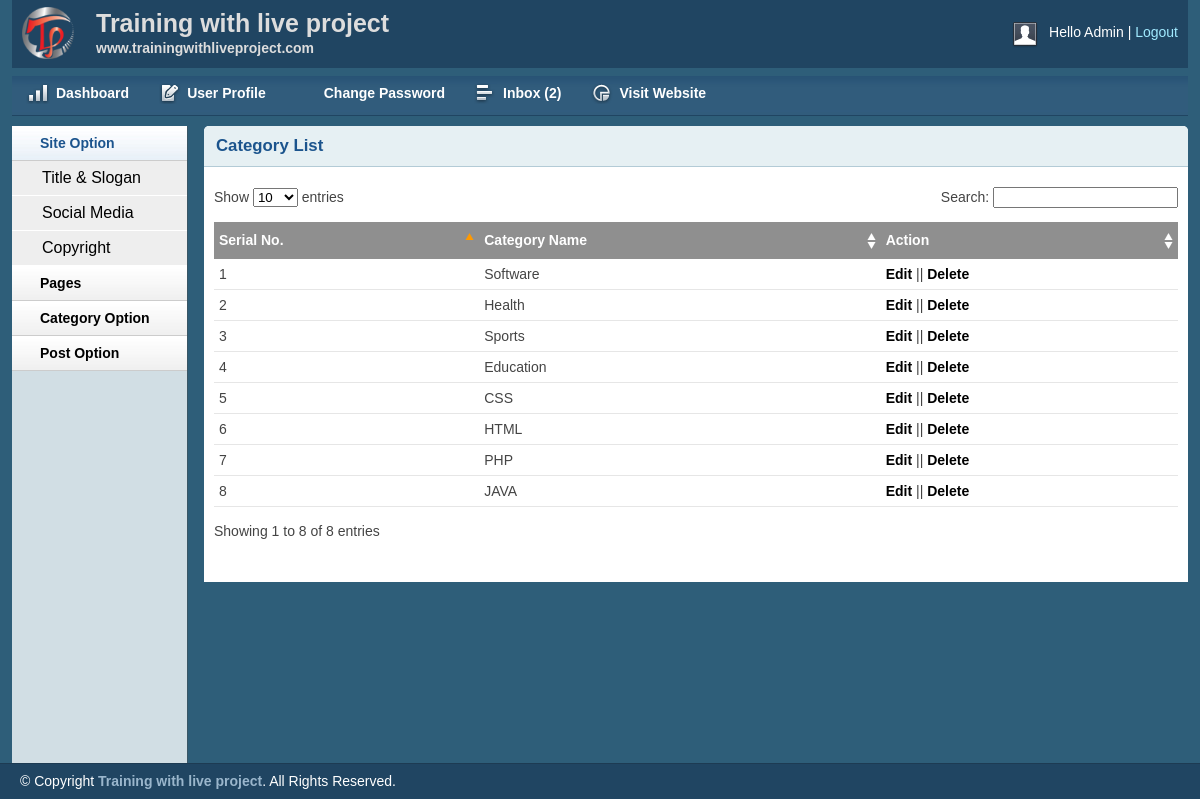
The page /admin/catlist.php (signed in) on the database its author committed.
### tables this page shows
CREATE TABLE `tbl_category` (
  `id` int(11) NOT NULL,
  `name` varchar(50) NOT NULL
);

### lib/Database.php (called while the page is built, shortened)
<?php
Class Database{
	public $host   = DB_HOST;
	public $user   = DB_USER;
	public $pass   = DB_PASS;
	public $dbname = DB_NAME;
	public $link;
	private function connectDB(){
	$this->link = new mysqli($this->host, $this->user, $this->pass, $this->dbname);
 }
	public function select($query){
		$result = $this->link->query($query) or die($this->link->error.__LINE__);
		if($result->num_rows > 0){
			return $result;
		} else {
			return false;
		}
	}
}

### admin/catlist.php (the view, shortened to what this page needs)
<?php include 'inc/header.php'; ?>
<?php include 'inc/sidebar.php'; ?>
        <div class="grid_10">
            <div class="box round first grid">
                <h2>Category List</h2>
                <div class="block">
                    <table class="data display datatable" id="example">
					<thead>
						<tr>
							<th>Serial No.</th>
							<th>Category Name</th>
							<th>Action</th>
						</tr>
					</thead>
					<tbody>
					<?php
						$query = "SELECT * FROM tbl_category ORDER BY id DESC";
						$category = $db->select($query);
						if($category){
							$i = 0;
							while($result = $category->fetch_assoc()){
								$i++;
					?>
						<tr class="odd gradeX">
							<td><?php echo $i; ?></td>
							<td><?php echo $result['name']; ?></td>
							<td><a href="editcat.php?catid=<?php echo $result['id']; ?>">Edit</a> || <a onclick="return confirm('Are you sure to Delete?')" href="?delcat=<?php echo $result['id']; ?>">Delete</a></td>
						</tr>
					<?php
							}
						}
					?>
					</tbody>
				</table>
               </div>
            </div>
        </div>
<?php include 'inc/footer.php'; ?>

### css/text.css (style rules this page uses)
body { font: 13px/1.5 Tahoma, Helvetica, Arial, 'Liberation Sans', FreeSans, sans-serif; }
h2 { font-size: 23px; }
p, dl, hr, h1, h2, h3, h4, h5, h6, ol, ul, pre, table, address, fieldset { margin-bottom: 20px; }

### css/grid.css (style rules this page uses)
.grid_1, .grid_2, .grid_3, .grid_4, .grid_5, .grid_6, .grid_7, .grid_8, .grid_9, .grid_10, .grid_11, .grid_12, .grid_13, .grid_14, .grid_15, .grid_16 { display: inline; float: left; margin-left: 1%; margin-right: 1%; }
.container_12 .grid_10 { width: 81.333%; }

### css/layout.css (style rules this page uses)
body { background: #fff none repeat scroll 0 0; color: #444; font-size: 14px; padding: 0; }
a { color: #000; font-weight:bold; text-decoration: none; }
h1, h2, h3, h4, h5, h6 { line-height:1.2em; margin-bottom:.3em; }
h2 { margin-top:1em; }
.box { background:#fff; margin-bottom:20px; padding:10px 10px 10px 10px; margin-left:-8px; }
.box.grid { padding-bottom:40px; }
.box.round { -moz-border-radius: 5px 5px 0px 0px; -webkit-border-radius: 5px 5px 0px 0px; border-radius: 5px 5px 0px 0px; }
.box h2 { font-size:1.2em; font-weight:bold; color:#1B548D; background:#E6F0F3; margin:-10px -10px 0 -10px; padding:10px 12px; border-bottom:1px solid #B3CBD6; -moz-border-radius: 5px 5px 0px 0px; -webkit-border-radius: 5px 5px 0px 0px; border-radius: 5px 5px 0px 0px; }
.box.first { min-height: 406px; }
.block { padding-top:20px; }
.block { padding-bottom:1px; }
table.display { margin: 0 auto; clear: both; width: 100%; }
.sorting_asc { background: #8f8f8f url(../img/table/sort_asc.png) no-repeat center right; padding:8px 5px; text-align:left; color:#fff; }
.sorting { background:#8f8f8f url(../img/table/sort_both.png) no-repeat center right; padding:8px 5px; text-align:left; color:#fff; }
tr.odd { height: 30px; line-height: 30px; border-bottom:1px solid #e6e6e6; }
tr.even { height: 30px; line-height: 30px; border-bottom:1px solid #e6e6e6; }
tr.odd td, tr.even td { padding-left:5px; }

### rows shown on the page
tbl_category: name "Software"
tbl_category: name "Health"
tbl_category: name "Sports"
tbl_category: name "Education"
tbl_category: name "CSS"
tbl_category: name "HTML"
tbl_category: name "PHP"
tbl_category: name "JAVA"

### other values the page prints
$count "2"
